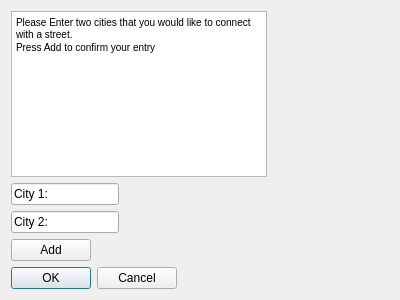
<?xml version="1.0" encoding="UTF-8"?>
<ui version="4.0">
 <class>DialogStreet</class>
 <widget class="QDialog" name="DialogStreet">
  <property name="geometry">
   <rect>
    <x>0</x>
    <y>0</y>
    <width>400</width>
    <height>300</height>
   </rect>
  </property>
  <property name="windowTitle">
   <string>Dialog</string>
  </property>
  <layout class="QFormLayout" name="formLayout">
   <item row="0" column="0">
    <widget class="QTextEdit" name="textEdit">
     <property name="html">
      <string>&lt;!DOCTYPE HTML PUBLIC &quot;-//W3C//DTD HTML 4.0//EN&quot; &quot;http://www.w3.org/TR/REC-html40/strict.dtd&quot;&gt;
&lt;html&gt;&lt;head&gt;&lt;meta name=&quot;qrichtext&quot; content=&quot;1&quot; /&gt;&lt;style type=&quot;text/css&quot;&gt;
p, li { white-space: pre-wrap; }
&lt;/style&gt;&lt;/head&gt;&lt;body style=&quot; font-family:'MS Shell Dlg 2'; font-size:7.8pt; font-weight:400; font-style:normal;&quot;&gt;
&lt;p style=&quot; margin-top:0px; margin-bottom:0px; margin-left:0px; margin-right:0px; -qt-block-indent:0; text-indent:0px;&quot;&gt;Please Enter two cities that you would like to connect with a street.&lt;/p&gt;
&lt;p style=&quot; margin-top:0px; margin-bottom:0px; margin-left:0px; margin-right:0px; -qt-block-indent:0; text-indent:0px;&quot;&gt;Press Add to confirm your entry&lt;/p&gt;&lt;/body&gt;&lt;/html&gt;</string>
     </property>
    </widget>
   </item>
   <item row="1" column="0">
    <widget class="QLineEdit" name="lineEdit">
     <property name="text">
      <string>City 1: </string>
     </property>
    </widget>
   </item>
   <item row="2" column="0">
    <widget class="QLineEdit" name="lineEdit_2">
     <property name="text">
      <string>City 2:</string>
     </property>
    </widget>
   </item>
   <item row="3" column="0">
    <widget class="QPushButton" name="addStreet">
     <property name="text">
      <string>Add</string>
     </property>
    </widget>
   </item>
   <item row="4" column="0">
    <widget class="QDialogButtonBox" name="buttonBox">
     <property name="orientation">
      <enum>Qt::Horizontal</enum>
     </property>
     <property name="standardButtons">
      <set>QDialogButtonBox::Cancel|QDialogButtonBox::Ok</set>
     </property>
    </widget>
   </item>
  </layout>
 </widget>
 <resources/>
 <connections>
  <connection>
   <sender>buttonBox</sender>
   <signal>accepted()</signal>
   <receiver>DialogStreet</receiver>
   <slot>accept()</slot>
   <hints>
    <hint type="sourcelabel">
     <x>248</x>
     <y>254</y>
    </hint>
    <hint type="destinationlabel">
     <x>157</x>
     <y>274</y>
    </hint>
   </hints>
  </connection>
  <connection>
   <sender>buttonBox</sender>
   <signal>rejected()</signal>
   <receiver>DialogStreet</receiver>
   <slot>reject()</slot>
   <hints>
    <hint type="sourcelabel">
     <x>316</x>
     <y>260</y>
    </hint>
    <hint type="destinationlabel">
     <x>286</x>
     <y>274</y>
    </hint>
   </hints>
  </connection>
 </connections>
</ui>
